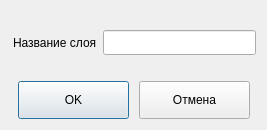
<?xml version="1.0" encoding="UTF-8"?>
<ui version="4.0">
 <class>TLayerAdd</class>
 <widget class="QDialog" name="TLayerAdd">
  <property name="geometry">
   <rect>
    <x>0</x>
    <y>0</y>
    <width>267</width>
    <height>130</height>
   </rect>
  </property>
  <property name="windowTitle">
   <string>Добавить новый слой</string>
  </property>
  <property name="windowIcon">
   <iconset resource="IconsForMenu.qrc">
    <normaloff>:/1/Picture/Pic1.ico</normaloff>:/1/Picture/Pic1.ico</iconset>
  </property>
  <widget class="QPushButton" name="pushButton">
   <property name="geometry">
    <rect>
     <x>18</x>
     <y>81</y>
     <width>111</width>
     <height>38</height>
    </rect>
   </property>
   <property name="font">
    <font>
     <family>Segoe UI</family>
     <pointsize>9</pointsize>
    </font>
   </property>
   <property name="text">
    <string>OK</string>
   </property>
   <property name="icon">
    <iconset resource="IconsForMenu.qrc">
     <normaloff>:/1/Picture/OKGreen.png</normaloff>:/1/Picture/OKGreen.png</iconset>
   </property>
  </widget>
  <widget class="QPushButton" name="pushButton_2">
   <property name="geometry">
    <rect>
     <x>139</x>
     <y>81</y>
     <width>111</width>
     <height>38</height>
    </rect>
   </property>
   <property name="font">
    <font>
     <family>Segoe UI</family>
     <pointsize>9</pointsize>
    </font>
   </property>
   <property name="text">
    <string>Отмена</string>
   </property>
   <property name="icon">
    <iconset resource="IconsForMenu.qrc">
     <normaloff>:/1/Picture/OKRed.png</normaloff>:/1/Picture/OKRed.png</iconset>
   </property>
  </widget>
  <widget class="QWidget" name="layoutWidget">
   <property name="geometry">
    <rect>
     <x>13</x>
     <y>13</y>
     <width>243</width>
     <height>59</height>
    </rect>
   </property>
   <layout class="QGridLayout" name="gridLayout">
    <item row="0" column="1">
     <widget class="QLineEdit" name="EditName">
      <property name="minimumSize">
       <size>
        <width>0</width>
        <height>25</height>
       </size>
      </property>
      <property name="maximumSize">
       <size>
        <width>16777215</width>
        <height>25</height>
       </size>
      </property>
      <property name="font">
       <font>
        <family>Segoe UI</family>
        <pointsize>9</pointsize>
       </font>
      </property>
      <property name="text">
       <string/>
      </property>
     </widget>
    </item>
    <item row="0" column="0">
     <widget class="QLabel" name="label_6">
      <property name="font">
       <font>
        <family>Tahoma</family>
        <pointsize>9</pointsize>
       </font>
      </property>
      <property name="text">
       <string>Название слоя</string>
      </property>
     </widget>
    </item>
   </layout>
  </widget>
 </widget>
 <resources>
  <include location="IconsForMenu.qrc"/>
 </resources>
 <connections/>
</ui>
